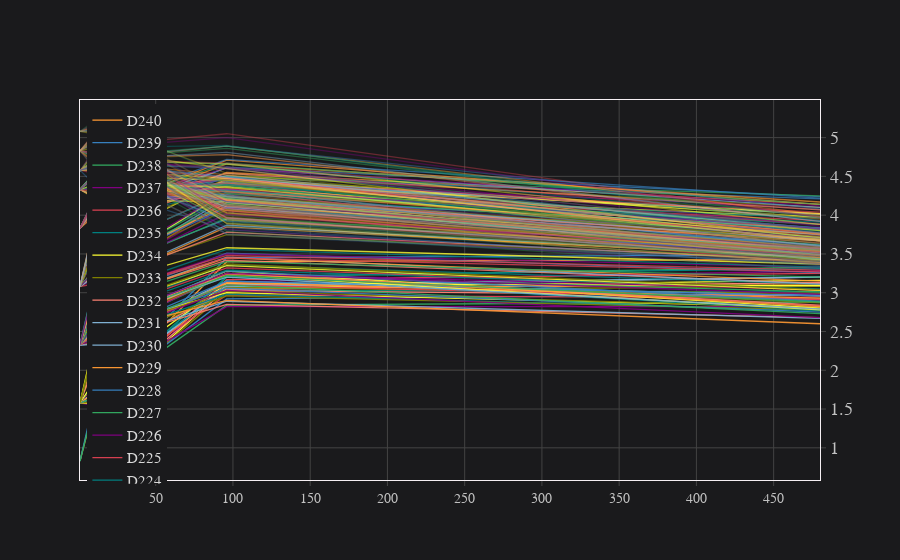

The notebook cell saved with this chart:
### Code cell
TB_rate_df, TB_names= openbb.economy.fred(['DGS10', 'DGS2', 'DTB3', 'DFF'], start_date ='2020-01-01')
temp = TB_rate_df.tail(240).T
temp.index = [120*4, 24*4, 3*4, 1]
temp.columns = [f"D{n}" for n in range(len(temp.columns), 0, -1)]
temp.iplot()
